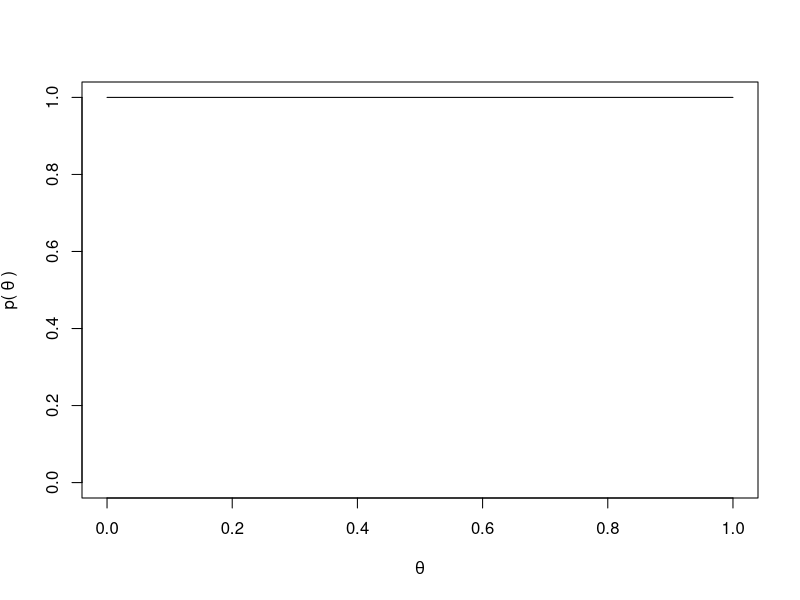
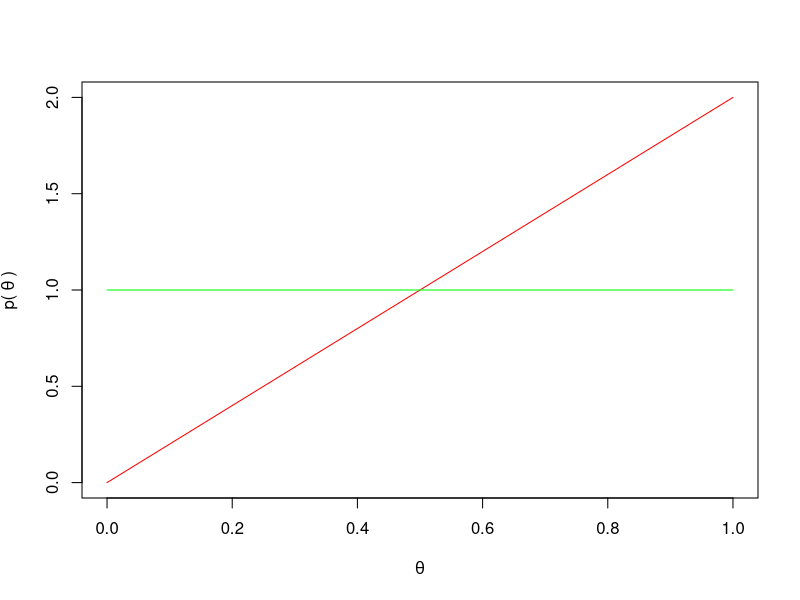
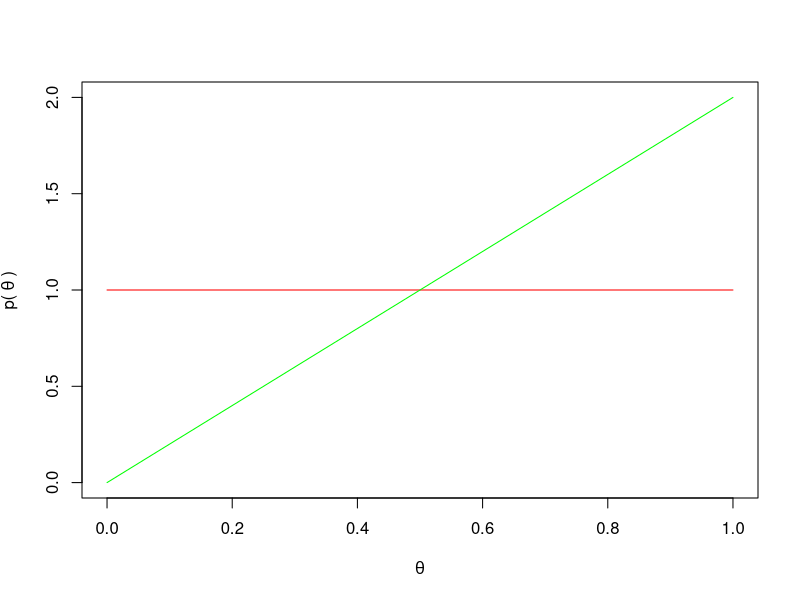
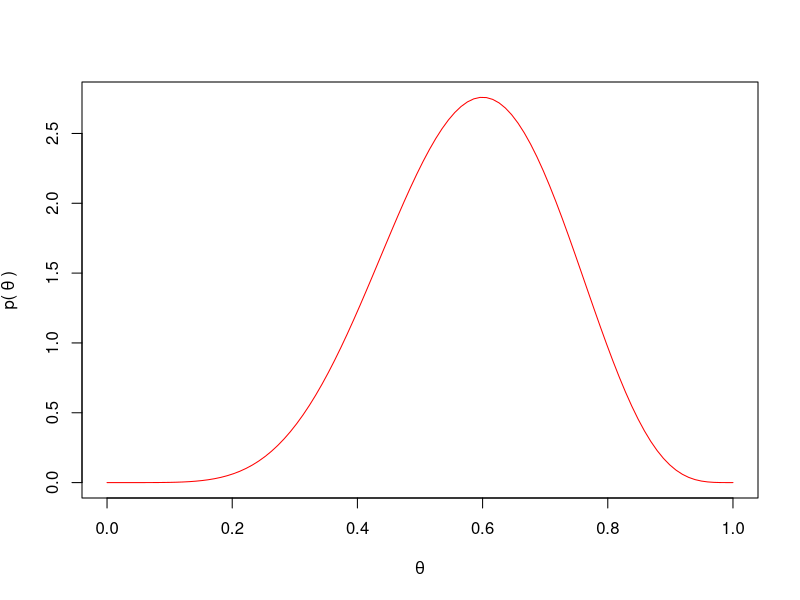
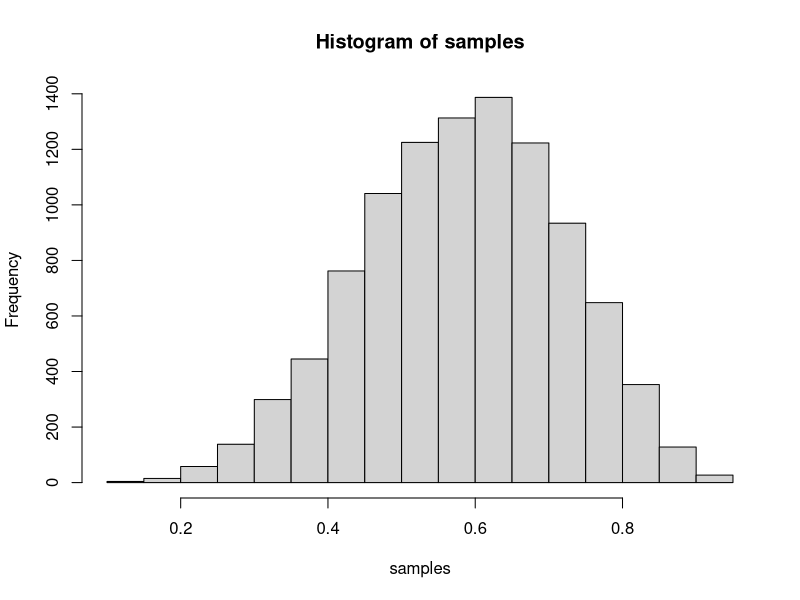
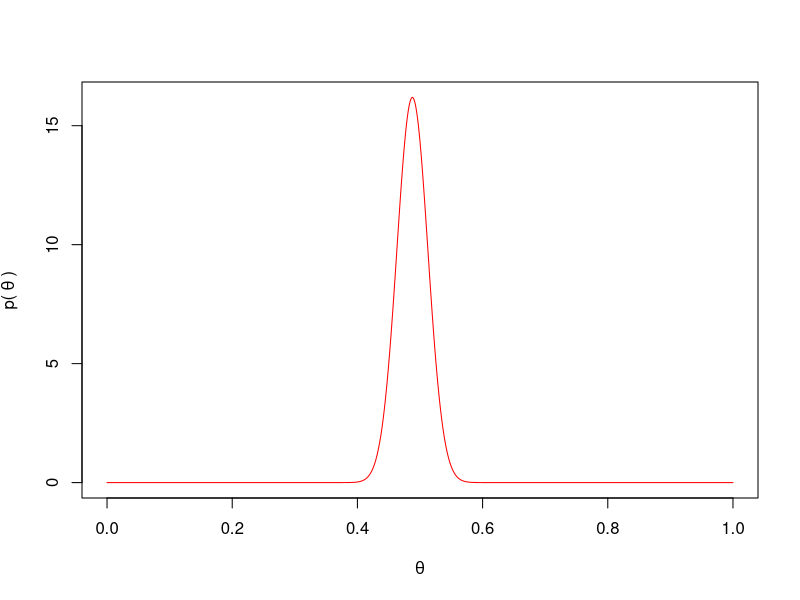

Reproduce these figures in R, in order.
## ---- chunk 1
knitr::opts_chunk$set(echo = TRUE)
## ---- chunk 2
denominator <- (1 - 0.99) * (1 - (1 / 1000)) + 0.99 / 1000
numerator <- 0.99 / 1000

numerator / denominator
## ---- chunk 3
x <- seq(0, 1, length.out=100)
y <- rep(1, 100)

plot(x, y, ylim=c(0, 1), xlab=expression(theta), ylab=expression('p(' ~ theta ~ ')'), type='l')
## ---- chunk 4
theta_plot <- function(x, y, ylim=NULL) {
  plot(x, y, xlab=expression(theta), ylab=expression('p(' ~ theta ~ ')'), type='l', col='red', ylim=ylim)
}

x <- seq(0, 1, length.out=100)
yprior <- rep(1, 100)
ypost <- 2 * x

theta_plot(x, ypost)
lines(x, yprior, ylim=c(0, 2), col='green')
## ---- chunk 5
x <- seq(0, 1, length.out = 100)

# Uniform prior:
prior <- dbeta(x, 1, 1)

# Posterior after observing one head
post <- dbeta(x, 2, 1)

theta_plot(x, prior, ylim=c(0, 2))
lines(x, post, col='green')
## ---- chunk 6
x <- seq(0, 1, length.out = 100)
n_heads <- 6
n_tails <- 4

# Posterior after observing one head
posterior <- dbeta(x, n_heads + 1, n_tails + 1)

theta_plot(x, posterior)
## ---- chunk 7
n_draws <- 10000
samples <- rbeta(n_draws, 1 + n_heads, 1 + n_tails)

hist(samples)
## ---- chunk 8
mean(samples)
## ---- chunk 9
mean(samples > 0.6)
## ---- chunk 10
x <- seq(0, 1, length.out = 1000)
n_heads <- 200
n_tails <- 210

# Posterior after observing one head
posterior <- dbeta(x, n_heads + 1, n_tails + 1)

theta_plot(x, posterior)
